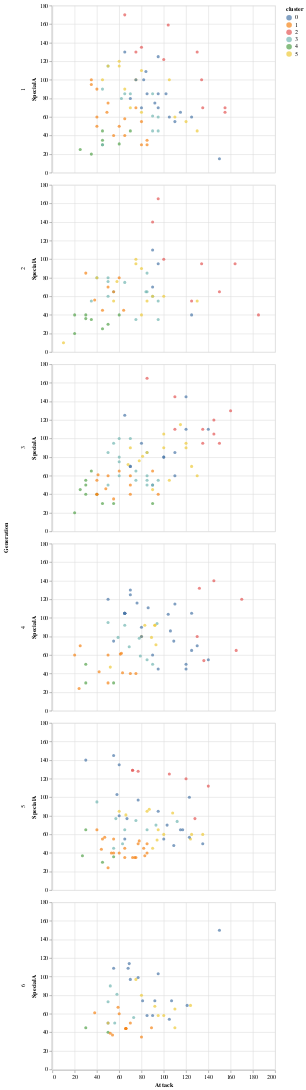

Write notebook code for a chart like this one.
### Code cell
alt.Chart(df).mark_circle().encode(
    x="Attack",
    y="SpecialA",
    color="cluster:N",
    tooltip=["#","Name","Attack","SpecialA"]
).facet(
    row="Generation"
)

### Figure 1 — Vega-Lite specification as saved in the notebook (floating-point values rounded to 4 significant figures; data arrays with more than 128 entries replaced by an {"elided": "..."} marker saying what was removed)
{"config": {"view": {"continuousWidth": 400, "continuousHeight": 300}}, "data": {"name": "data-be55c0f643bbcd7bc8096199e58d496f"}, "facet": {"row": {"field": "Generation", "type": "quantitative"}}, "spec": {"mark": "circle", "encoding": {"color": {"field": "cluster", "type": "nominal"}, "tooltip": [{"field": "#", "type": "quantitative"}, {"field": "Name", "type": "nominal"}, {"field": "Attack", "type": "quantitative"}, {"field": "SpecialA", "type": "quantitative"}], "x": {"field": "Attack", "type": "quantitative"}, "y": {"field": "SpecialA", "type": "quantitative"}}}, "$schema": "https://vega.github.io/schema/vega-lite/v4.17.0.json", "datasets": {"data-be55c0f643bbcd7bc8096199e58d496f": {"elided": "374 records"}}}
